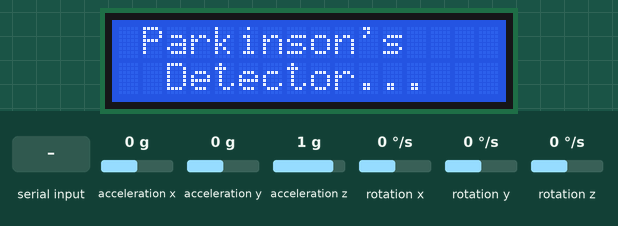
Recording of a sketch running on a simulated ESP32. Parts: 16×2 character LCD. The test bench sets the inputs (shaded band); at power-on: acceleration x 0 g, acceleration y 0 g, acceleration z 1 g, rotation x 0 °/s, rotation y 0 °/s, rotation z 0 °/s. What the sketch prints to the serial monitor is not drawn.

Above: at 0.1 s.
3.3 s: "1" received over Serial
At 4.0 s:
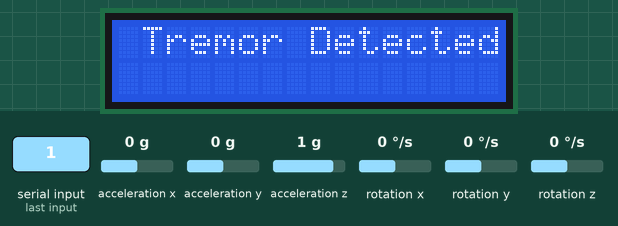
4.8 s: "0" received over Serial
At 6.0 s:
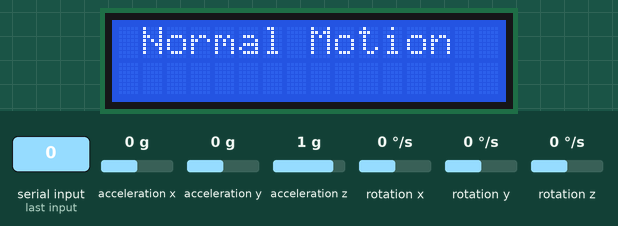
6.3 s: "2" received over Serial
At 7.0 s:
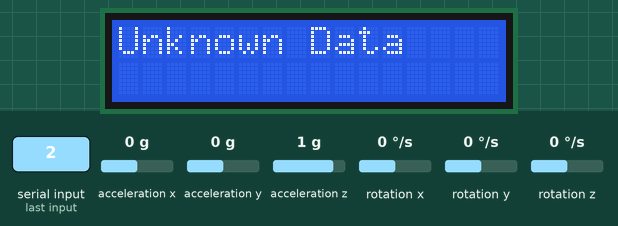
Timing chart, 0 to 9.3 s (numbered marks = the images above; inputs shaded):
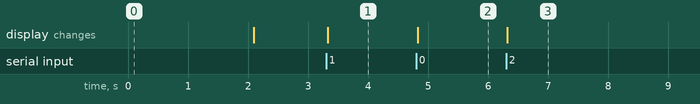

The sketch:

sketch_apr14a.ino
```cpp
#include <Wire.h>
#include <MPU6050.h>
#include <LiquidCrystal_I2C.h>

MPU6050 mpu;
LiquidCrystal_I2C lcd(0x27, 16, 2); // Use I2C address

void setup() {
  Serial.begin(115200);
  Wire.begin(21, 22); // SDA = D21, SCL = D22

  mpu.initialize();
  if (!mpu.testConnection()) {
    Serial.println("MPU6050 not found!");
    while (1);
  }

  lcd.init();
  lcd.backlight();
  lcd.setCursor(0, 0);
  lcd.print(" Parkinson's ");
  lcd.setCursor(0, 1);
  lcd.print("  Detector...  ");
  delay(2000);
  lcd.clear();
}

void loop() {
  int16_t ax, ay, az, gx, gy, gz;
  mpu.getMotion6(&ax, &ay, &az, &gx, &gy, &gz);

  // Send sensor data to PC
  Serial.print(ax); Serial.print(",");
  Serial.print(ay); Serial.print(",");
  Serial.print(az); Serial.print(",");
  Serial.print(gx); Serial.print(",");
  Serial.print(gy); Serial.print(",");
  Serial.println(gz);

  // Check for PC prediction
  if (Serial.available()) {
    // Flush buffer to get most recent value
    while (Serial.available() > 1) Serial.read();
    char result = Serial.read();

    Serial.print("Received from PC: ");
    Serial.println(result);

    lcd.clear();
    lcd.setCursor(0, 0);
    if (result == '1') {
      lcd.print(" Tremor Detected ");
    } else if (result == '0') {
      lcd.print(" Normal Motion   ");
    } else {
      lcd.print("Unknown Data");
    }
  }

  delay(20);  // 50 Hz sampling
}
```

Measured:
- after the input at 3.3 s, the display: changes at once (image 1)
- after the input at 4.8 s, the display: changes at once (image 2)
- after the input at 6.3 s, the display: changes at once (image 3)
